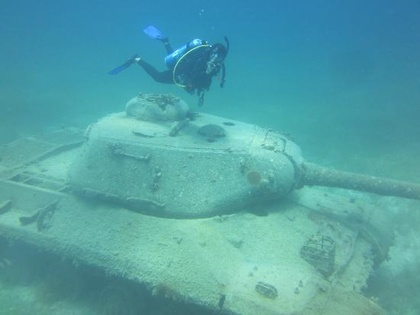
%> input picture Source code of UIER algorithms/Bayesian/Ori2.jpg, 420 x 315 px, shrunk from 550 x 412 before the run
$ octave --eval "result = main_2(imread('../Bayesian/Ori2.jpg'));"   (GNU Octave 9; MATLAB toolbox functions it lacks are replaced by stand-ins)
%> lines starting %> are read from the running program, lines starting %| are printed output that depends on the picture
### Source code of UIER algorithms/RCP/findAirlight2.m
function A = findAirlight2(img, blocksize, showFigure)
im = img;
[M, N, ~] = size(im);
point = [0,0];
y = 1;
while max(M, N) > blocksize
    [M, N, ~] = size(im);
    subim{1} = im(1:floor(M/2), 1:floor(N/2), :);
    subim{2} = im(1:floor(M/2), floor(N/2)+1:end, :);
    subim{3} = im(floor(M/2)+1:end, 1:floor(N/2), :);
    subim{4} = im(floor(M/2)+1:end, floor(N/2)+1:end, :);
    s(1) = mean2(subim{1}(:,:,1)) - std2(subim{1}(:,:,1)) + ...
        mean2(subim{1}(:,:,2)) - std2(subim{1}(:,:,2)) + ...
        mean2(subim{1}(:,:,3)) - std2(subim{1}(:,:,3));
    s(2) = mean2(subim{2}(:,:,1)) - std2(subim{2}(:,:,1)) + ...
        mean2(subim{2}(:,:,2)) - std2(subim{2}(:,:,2)) + ...
        mean2(subim{2}(:,:,3)) - std2(subim{2}(:,:,3));
    s(3) = mean2(subim{3}(:,:,1)) - std2(subim{3}(:,:,1)) + ...
        mean2(subim{3}(:,:,2)) - std2(subim{3}(:,:,2)) + ...
        mean2(subim{3}(:,:,3)) - std2(subim{3}(:,:,3));
    s(4) = mean2(subim{4}(:,:,1)) - std2(subim{4}(:,:,1)) + ...
        mean2(subim{4}(:,:,2)) - std2(subim{4}(:,:,2)) + ...
        mean2(subim{4}(:,:,3)) - std2(subim{4}(:,:,3));
    x = find(s == max(s));
    im = subim{x};
    if showFigure
        % below used for draw patch
        startpoint = [1,1;1,floor(N/2)+1;floor(M/2)+1,1;...
            floor(M/2)+1,floor(N/2)+1];
        if y > 1
            point = point + startpoint(x,:);% + [-1, -1];
        else
            point = point + startpoint(x,:);
        end
        y = y + 1;
    end
end
[M, N, ~] = size(im);
im1 = zeros(M,N);
im = double(im);
for i = 1:M
    for j = 1:N
        im1(i,j) = sqrt((im(i,j,1)-255)^2 + (im(i,j,2)-255)^2 + ...
            (im(i,j,3)-255)^2);
    end
end
[p, q] = find(im1 == min(min(im1)));
A = reshape(im(p(1),q(1),:), [1, 3]);
if showFigure
    % draw the patch in the original image
    [state,data]=draw_rect(img,point,[M,N],1);
end


% [49 lines left out: function draw_rect, not called in this run]

### Source code of UIER algorithms/RCP/minfilt2.m
function Y = minfilt2(X,varargin)
%  MINFILT2    Two-dimensional min filter
%
%     Y = MINFILT2(X,[M N]) performs two-dimensional minimum
%     filtering on the image X using an M-by-N window. The result
%     Y contains the minimun value in the M-by-N neighborhood around
%     each pixel in the original image.
%     This function uses the van Herk algorithm for min filters.
%
%     Y = MINFILT2(X,M) is the same as Y = MINFILT2(X,[M M])
%
%     Y = MINFILT2(X) uses a 3-by-3 neighborhood.
%
%     Y = MINFILT2(..., 'shape') returns a subsection of the 2D
%     filtering specified by 'shape' :
%        'full'  - Returns the full filtering result,
%        'same'  - (default) Returns the central filter area that is the
%                   same size as X,
%        'valid' - Returns only the area where no filter elements are outside
%                  the image.
%
%     See also : MAXFILT2, VANHERK
%

% Initialization
[S, shape] = parse_inputs(varargin{:});

% filtering
Y = vanherk(X,S(1),'min',shape);
Y = vanherk(Y,S(2),'min','col',shape);

%%%%%%%%%%%%%%%%%%%%%%%%%%%%%%%%%%%%%%%%%%%%%%%%%%%%%%%%%%%%%%%%%%%%%%%%%%%%%%%%%%%%%%%%%%%
function [S, shape] = parse_inputs(varargin)
shape = 'same';
flag = [0 0]; % size shape

for i = 1 : nargin
   t = varargin{i};
   if strcmp(t,'full') & flag(2) == 0
      shape = 'full';
      flag(2) = 1;
   elseif strcmp(t,'same') & flag(2) == 0
      shape = 'same';
      flag(2) = 1;
   elseif strcmp(t,'valid') & flag(2) == 0
      shape = 'valid';
      flag(2) = 1;
   elseif flag(1) == 0
      S = t;
      flag(1) = 1;
   else
      error(['Too many / Unkown parameter : ' t ])
   end
end

if flag(1) == 0
   S = [3 3];
end
if length(S) == 1;
   S(2) = S(1);
end
if length(S) ~= 2
   error('Wrong window size parameter.')
end

### Source code of UIER algorithms/RCP/vanherk.m
function Y = vanherk(X,N,TYPE,varargin)
%  VANHERK    Fast max/min 1D filter
%
%    Y = VANHERK(X,N,TYPE) performs the 1D max/min filtering of the row
%    vector X using a N-length filter.
%    The filtering type is defined by TYPE = 'max' or 'min'. This function
%    uses the van Herk algorithm for min/max filters that demands only 3
%    min/max calculations per element, independently of the filter size.
%
%    If X is a 2D matrix, each row will be filtered separately.
%
%    Y = VANHERK(...,'col') performs the filtering on the columns of X.
%
%    Y = VANHERK(...,'shape') returns the subset of the filtering specified
%    by 'shape' :
%        'full'  - Returns the full filtering result,
%        'same'  - (default) Returns the central filter area that is the
%                   same size as X,
%        'valid' - Returns only the area where no filter elements are outside
%                  the image.
%
%    X can be uint8 or double. If X is uint8 the processing is quite faster, so
%    dont't use X as double, unless it is really necessary.
%

% Initialization
[direc, shape] = parse_inputs(varargin{:});
if strcmp(direc,'col')
   X = X';
end
if strcmp(TYPE,'max')
   maxfilt = 1;
elseif strcmp(TYPE,'min')
   maxfilt = 0;
else
   error([ 'TYPE must be ' char(39) 'max' char(39) ' or ' char(39) 'min' char(39) '.'])
end

% Correcting X size
fixsize = 0;
addel = 0;
if mod(size(X,2),N) ~= 0
   fixsize = 1;
   addel = N-mod(size(X,2),N);
   if maxfilt
      f = [ X zeros(size(X,1), addel) ];
   else
      f = [X repmat(X(:,end),1,addel)];
   end
else
   f = X;
end
lf = size(f,2);
lx = size(X,2);
clear X

% Declaring aux. mat.
g = f;
h = g;

% Filling g & h (aux. mat.)
ig = 1:N:size(f,2);
ih = ig + N - 1;

g(:,ig) = f(:,ig);
h(:,ih) = f(:,ih);

if maxfilt
   for i = 2 : N
      igold = ig;
      ihold = ih;

      ig = ig + 1;
      ih = ih - 1;

      g(:,ig) = max(f(:,ig),g(:,igold));
      h(:,ih) = max(f(:,ih),h(:,ihold));
   end
else
   for i = 2 : N
      igold = ig;
      ihold = ih;

      ig = ig + 1;
      ih = ih - 1;

      g(:,ig) = min(f(:,ig),g(:,igold));
      h(:,ih) = min(f(:,ih),h(:,ihold));
   end
end
clear f

% Comparing g & h
if strcmp(shape,'full')
   ig = [ N : 1 : lf ];
   ih = [ 1 : 1 : lf-N+1 ];
   if fixsize
      if maxfilt
         Y = [ g(:,1:N-1)  max(g(:,ig), h(:,ih))  h(:,end-N+2:end-addel) ];
      else
         Y = [ g(:,1:N-1)  min(g(:,ig), h(:,ih))  h(:,end-N+2:end-addel) ];
      end
   else
      if maxfilt
         Y = [ g(:,1:N-1)  max(g(:,ig), h(:,ih))  h(:,end-N+2:end) ];
      else
         Y = [ g(:,1:N-1)  min(g(:,ig), h(:,ih))  h(:,end-N+2:end) ];
      end
   end

elseif strcmp(shape,'same')
   if fixsize
      if addel > (N-1)/2
         disp('hoi')
         ig = [ N : 1 : lf - addel + floor((N-1)/2) ];
         ih = [ 1 : 1 : lf-N+1 - addel + floor((N-1)/2)];
         if maxfilt
            Y = [ g(:,1+ceil((N-1)/2):N-1)  max(g(:,ig), h(:,ih)) ];
         else
            Y = [ g(:,1+ceil((N-1)/2):N-1)  min(g(:,ig), h(:,ih)) ];
         end
      else
         ig = [ N : 1 : lf ];
         ih = [ 1 : 1 : lf-N+1 ];
         if maxfilt
            Y = [ g(:,1+ceil((N-1)/2):N-1)  max(g(:,ig), h(:,ih))  h(:,lf-N+2:lf-N+1+floor((N-1)/2)-addel) ];
         else
            Y = [ g(:,1+ceil((N-1)/2):N-1)  min(g(:,ig), h(:,ih))  h(:,lf-N+2:lf-N+1+floor((N-1)/2)-addel) ];
         end
      end
   else % not fixsize (addel=0, lf=lx)
      ig = [ N : 1 : lx ];
      ih = [ 1 : 1 : lx-N+1 ];
      if maxfilt
         Y = [  g(:,N-ceil((N-1)/2):N-1) max( g(:,ig), h(:,ih) )  h(:,lx-N+2:lx-N+1+floor((N-1)/2)) ];
      else
         Y = [  g(:,N-ceil((N-1)/2):N-1) min( g(:,ig), h(:,ih) )  h(:,lx-N+2:lx-N+1+floor((N-1)/2)) ];
      end
   end

elseif strcmp(shape,'valid')
   ig = [ N : 1 : lx];
   ih = [ 1 : 1: lx-N+1];
   if maxfilt
      Y = [ max( g(:,ig), h(:,ih) ) ];
   else
      Y = [ min( g(:,ig), h(:,ih) ) ];
   end
end

if strcmp(direc,'col')
   Y = Y';
end
%%%%%%%%%%%%%%%%%%%%%%%%%%%%%%%%%%%%%%%%%%%%%%%%%%%%%%%%%%%%%%%%%%%%%%%%%%%%%%%%%%%%%%%%%%%
function [direc, shape] = parse_inputs(varargin)
direc = 'lin';
shape = 'same';
flag = [0 0]; % [dir shape]

for i = 1 : nargin
   t = varargin{i};
   if strcmp(t,'col') & flag(1) == 0
      direc = 'col';
      flag(1) = 1;
   elseif strcmp(t,'full') & flag(2) == 0
      shape = 'full';
      flag(2) = 1;
   elseif strcmp(t,'same') & flag(2) == 0
      shape = 'same';
      flag(2) = 1;
   elseif strcmp(t,'valid') & flag(2) == 0
      shape = 'valid';
      flag(2) = 1;
   else
      error(['Too many / Unkown parameter : ' t ])
   end
end

### Source code of UIER algorithms/RCP/guidedfilter.m
function q = guidedfilter(I, p, r, eps)
%   GUIDEDFILTER   O(1) time implementation of guided filter.
%
%   - guidance image: I (should be a gray-scale/single channel image)
%   - filtering input image: p (should be a gray-scale/single channel image)
%   - local window radius: r
%   - regularization parameter: eps

[hei, wid] = size(I);
N = boxfilter(ones(hei, wid), r); % the size of each local patch; N=(2r+1)^2 except for boundary pixels.

% imwrite(uint8(N), 'N.jpg');
% figure,imshow(N,[]),title('N');


mean_I = boxfilter(I, r) ./ N;
mean_p = boxfilter(p, r) ./ N;
mean_Ip = boxfilter(I.*p, r) ./ N;
cov_Ip = mean_Ip - mean_I .* mean_p; % this is the covariance of (I, p) in each local patch.

mean_II = boxfilter(I.*I, r) ./ N;
var_I = mean_II - mean_I .* mean_I;

a = cov_Ip ./ (var_I + eps); % Eqn. (5) in the paper;
b = mean_p - a .* mean_I; % Eqn. (6) in the paper;

mean_a = boxfilter(a, r) ./ N;
mean_b = boxfilter(b, r) ./ N;

q = mean_a .* I + mean_b; % Eqn. (8) in the paper;
end

### Source code of UIER algorithms/RCP/boxfilter.m
function imDst = boxfilter(imSrc, r)

%   BOXFILTER   O(1) time box filtering using cumulative sum
%
%   - Definition imDst(x, y)=sum(sum(imSrc(x-r:x+r,y-r:y+r)));
%   - Running time independent of r;
%   - Equivalent to the function: colfilt(imSrc, [2*r+1, 2*r+1], 'sliding', @sum);
%   - But much faster.

[hei, wid] = size(imSrc);
imDst = zeros(size(imSrc));

%cumulative sum over Y axis
imCum = cumsum(imSrc, 1);
%difference over Y axis
imDst(1:r+1, :) = imCum(1+r:2*r+1, :);
imDst(r+2:hei-r, :) = imCum(2*r+2:hei, :) - imCum(1:hei-2*r-1, :);
imDst(hei-r+1:hei, :) = repmat(imCum(hei, :), [r, 1]) - imCum(hei-2*r:hei-r-1, :);

%cumulative sum over X axis
imCum = cumsum(imDst, 2);
%difference over Y axis
imDst(:, 1:r+1) = imCum(:, 1+r:2*r+1);
imDst(:, r+2:wid-r) = imCum(:, 2*r+2:wid) - imCum(:, 1:wid-2*r-1);
imDst(:, wid-r+1:wid) = repmat(imCum(:, wid), [1, r]) - imCum(:, wid-2*r:wid-r-1);
end

### Source code of UIER algorithms/RCP/main_2.m
% clc,clear
% %load image
% num = 57; % 57,51,50,47,36,37,38
% img = load_image(num);
function J= main_2(img)
[m, n, ~] = size(img);
% get each channel and normlization
imgR = double(img(:, :, 1)) / 255;
imgG = double(img(:, :, 2)) / 255;
imgB = double(img(:, :, 3)) / 255;
% inverse red component
imgRx = 1 - imgR;
% get the saturation component
Max = reshape(max([reshape(imgR, 1, m*n); reshape(imgG, 1, m*n); ...
    reshape(imgG, 1, m*n)]), m, n);
Min = reshape(min([reshape(imgR, 1, m*n); reshape(imgG, 1, m*n); ...
    reshape(imgG, 1, m*n)]), m, n);
sat = (Max - Min) ./ Max;

% find water light
blocksize = 25;
showFigure = 0;
A = findAirlight2(cat(3, imgR, imgG, imgB), blocksize, showFigure);
%A  = findAirlight1(cat(3, imgR, imgG, imgB));

% get transmission map
% initialize the degradation parameter
if mean2(imgG) > mean2(imgB)
    Nrer = [0.8, 0.97, 0.95];
else
    Nrer = [0.8, 0.93, 0.95];
end
betar = -log(Nrer(1));
betag = -log(Nrer(2));
betab = -log(Nrer(3));

krnlsz = 10;
minRx = minfilt2(imgRx, [krnlsz, krnlsz]);
minRx(m,n) = 0;
minG = minfilt2(imgG, [krnlsz, krnlsz]);
minG(m,n) = 0;
minB = minfilt2(imgB, [krnlsz, krnlsz]);
minB(m,n) = 0;
minsat = minfilt2(sat, [krnlsz, krnlsz]);
minsat(m,n) = 0;

lambda = 0.5;
t = reshape(min([reshape(minRx/(1-A(1)), 1, m*n);...
    reshape(minG/A(2), 1, m*n); reshape(minB/A(3), 1, m*n); ...
    reshape(lambda*minsat, 1, m*n)]), m, n);
%figure,imshow(t)
r = krnlsz;
eps = 10^-6;
t = guidedfilter(double(rgb2gray(img))/255, 1 - t, r, eps);
%figure,imshow(t)
tr = t;
tg = tr.^(betag/betar);
tb = tr.^(betab/betar);

% final step
t0 = 0.1;
%Airlight = sum(A) / length(A);
Jr = (imgR - A(1)) ./ max(t, t0) + (1 - A(1)) * A(1);
%Jr = (imgR - A(1) ) ./ max(tr, t0) + Airlight;
Jr=(Jr - min(min(Jr))) / (max(max(Jr)) - min(min(Jr)));
Jg = (imgG - A(2)) ./ max(t, t0) + (1 - A(2)) * A(2);
%Jg = (imgG - A(2) ) ./ max(tg, t0) + Airlight;
Jg=(Jg - min(min(Jg))) / (max(max(Jg)) - min(min(Jg)));
Jb = (imgB - A(3)) ./ max(t, t0) + (1 - A(3)) * A(3);
%Jb = (imgB - A(3)) ./ max(tb, t0) + Airlight;
Jb=(Jb - min(min(Jb))) / (max(max(Jb)) - min(min(Jb)));
%SCB = SimplestColorBalance(cat(3,Jr,Jg,Jb));
%figure,imshow([double(img)/255, cat(3,Jr,Jg,Jb), SCB])
%figure,imshow([double(img) / 255, cat(3,Jr,Jg,Jb)])
%title('red channel')
J = cat(3,Jr,Jg,Jb);
J = uint8(J * 255);
%[meanRG, deltaRG, meanYB, deltaYB, uicm] = UICM(J)
% imshow([img,J])
% imwrite(J,'C:\Users\李鑫杰\Desktop\对比\arcp907.jpg');
%> in main_2, `sat = (Max - Min) ./ Max;`:
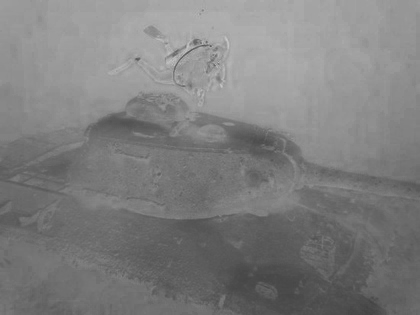
%> sat: size 315x420 double; min 0.259, max 0.8, mean 0.498
%> the loop in findAirlight2, `while max(M, N) > blocksize` made 6 passes
%> x on passes 1 to 5: 4, 3, 1, 4, 3
%> (M, N, x) on pass 6: (10, 13, 2)
%> pass 1, in findAirlight2, `im = subim{x};`:
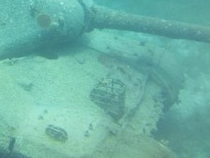
%> im: size 158x210x3 double; mean R, G, B 0.423, 0.699, 0.647
%> after the loop in findAirlight2, `while max(M, N) > blocksize`: point = [0 0]; s = [2.2 2.28 2.23 2.27]; subim = 4 items; y = 1
%> in findAirlight2, `[M, N, ~] = size(im);`: M = 5; N = 7
%> the loop in findAirlight2, `for i = 1:M` made 5 passes
%> after the loop in findAirlight2, `for i = 1:M`: im1 = [440.4 440.4 440.4 440.4 440.4 440.4 440.3; 440.4 440.4 440.3 440.3 440.3 440.3 440.3; 440.3 440.3 440.3 440.3 440.3 440.3 440.3; 440.3 440.3 440.3 440.3 440.3 440.3 440.3; 440.3 440.3 440.3 440.3 440.3 440.3 440.3]
%> in findAirlight2, `[p, q] = find(im1 == min(min(im1)));`: p = 3; q = 7
%> in findAirlight2, `A = reshape(im(p(1),q(1),:), [1, 3]);`: A = [0.624 0.894 0.824]
%> the loop in parse_inputs, `for i = 1 : nargin` made 1 pass
%> S on pass 1: [10 10]
%> after the loop in parse_inputs, `for i = 1 : nargin`: flag = [1 0]; shape = 'same'
%> in minfilt2, `[S, shape] = parse_inputs(varargin{:});`: S = [10 10]; shape = 'same'
%> the loop in parse_inputs, `for i = 1 : nargin` made 1 pass
%> t on pass 1: 'same'
%> after the loop in parse_inputs, `for i = 1 : nargin`: direc = 'lin'; flag = [0 1]; shape = 'same'
%> in vanherk, `[direc, shape] = parse_inputs(varargin{:});`: direc = 'lin'
%> in vanherk, `ig = 1:N:size(f,2);`: ig = 42 values from 1 to 411
%> in vanherk, `ih = ig + N - 1;`: ih = 42 values from 10 to 420
%> the loop in vanherk, `for i = 2 : N` made 9 passes
%> after the loop in vanherk, `for i = 2 : N`: ih = 42 values from 1 to 411
%> in vanherk, `ig = [ N : 1 : lx ];`: ig = 411 values from 10 to 420
%> in vanherk, `ih = [ 1 : 1 : lx-N+1 ];`: ih = 411 values from 1 to 411
%> the loop in parse_inputs (call 2), `for i = 1 : nargin` made 2 passes
%> the loop in vanherk (call 2), `for i = 2 : N` made 9 passes
%> the loop in parse_inputs (call 2), `for i = 1 : nargin` made 1 pass
%> call 3 of vanherk, with N = 10, TYPE = 'min'
%> in vanherk (call 3), `[direc, shape] = parse_inputs(varargin{:});`: direc = 'lin'
%> in vanherk (call 3), `ig = 1:N:size(f,2);`: ig = 42 values from 1 to 411
%> in vanherk (call 3), `ih = ig + N - 1;`: ih = 42 values from 10 to 420
%> the loop in vanherk (call 3), `for i = 2 : N` made 9 passes
%> after the loop in vanherk (call 3), `for i = 2 : N`:
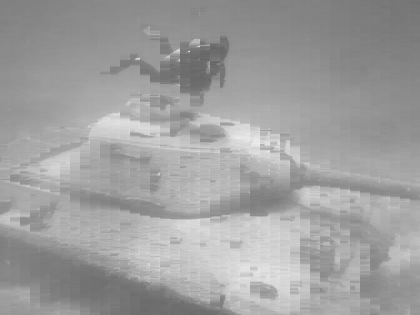
%> h: size 315x420 double; min 0.38, max 0.937, mean 0.623
%> after the loop in vanherk (call 3), `for i = 2 : N`: ih = 42 values from 1 to 411
%> in vanherk (call 3), `ig = [ N : 1 : lx ];`: ig = 411 values from 10 to 420
%> in vanherk (call 3), `ih = [ 1 : 1 : lx-N+1 ];`: ih = 411 values from 1 to 411
%> call 4 of vanherk, with N = 10, TYPE = 'min'
%> in vanherk (call 4), `[direc, shape] = parse_inputs(varargin{:});`: direc = 'col'
%> in vanherk (call 4), `f = [X repmat(X(:,end),1,addel)];`:
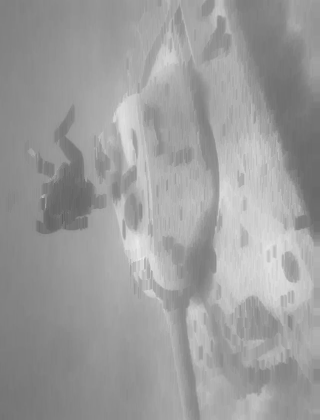
%> f: size 420x320 double; min 0.38, max 0.922, mean 0.614
%> in vanherk (call 4), `ig = 1:N:size(f,2);`: ig = 32 values from 1 to 311
%> in vanherk (call 4), `ih = ig + N - 1;`: ih = 32 values from 10 to 320
%> the loop in vanherk (call 4), `for i = 2 : N` made 9 passes
%> after the loop in vanherk (call 4), `for i = 2 : N`: ih = 32 values from 1 to 311
%> in vanherk (call 4), `ig = [ N : 1 : lf - addel + floor((N-1)/2) ];`: ig = 310 values from 10 to 319
%> in vanherk (call 4), `ih = [ 1 : 1 : lf-N+1 - addel + floor((N-1)/2)];`: ih = 310 values from 1 to 310
%> call 6 of vanherk, with N = 10, TYPE = 'min'
%> in vanherk (call 6), `[direc, shape] = parse_inputs(varargin{:});`: direc = 'col'
%> in vanherk (call 6), `ig = 1:N:size(f,2);`: ig = 32 values from 1 to 311
%> in vanherk (call 6), `ih = ig + N - 1;`: ih = 32 values from 10 to 320
%> the loop in vanherk (call 6), `for i = 2 : N` made 9 passes
%> after the loop in vanherk (call 6), `for i = 2 : N`:
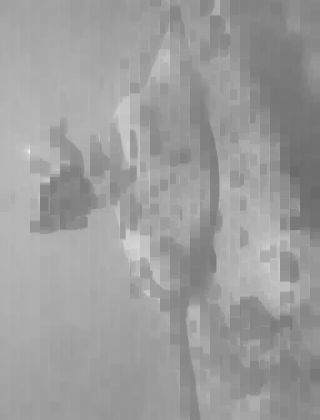
%> h: size 420x320 double; min 0.416, max 0.933, mean 0.615
%> after the loop in vanherk (call 6), `for i = 2 : N`: ih = 32 values from 1 to 311
%> in vanherk (call 6), `ig = [ N : 1 : lf - addel + floor((N-1)/2) ];`: ig = 310 values from 10 to 319
%> in vanherk (call 6), `ih = [ 1 : 1 : lf-N+1 - addel + floor((N-1)/2)];`: ih = 310 values from 1 to 310
%> in vanherk (call 6), `Y = Y';`:
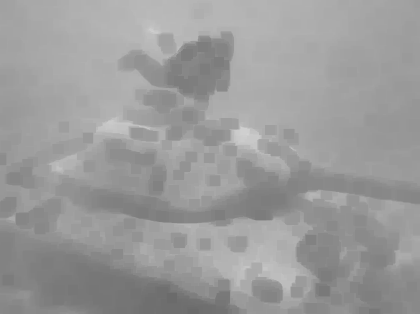
%> Y: size 314x420 double; min 0.416, max 0.827, mean 0.608; mean of the top-left, top-right, bottom-left and bottom-right quarters 0.644, 0.645, 0.555, 0.587
%> call 8 of vanherk, with N = 10, TYPE = 'min'
%> in vanherk (call 8), `[direc, shape] = parse_inputs(varargin{:});`: direc = 'col'
%> in vanherk (call 8), `ig = 1:N:size(f,2);`: ig = 32 values from 1 to 311
%> in vanherk (call 8), `ih = ig + N - 1;`: ih = 32 values from 10 to 320
%> the loop in vanherk (call 8), `for i = 2 : N` made 9 passes
%> after the loop in vanherk (call 8), `for i = 2 : N`:
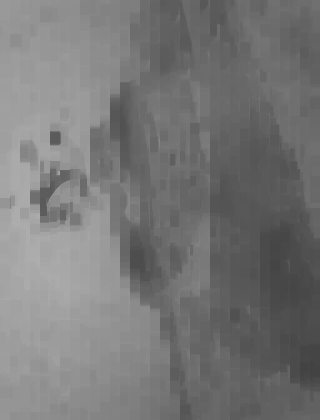
%> h: size 420x320 double; min 0.259, max 0.686, mean 0.468
%> after the loop in vanherk (call 8), `for i = 2 : N`: ih = 32 values from 1 to 311
%> in vanherk (call 8), `ig = [ N : 1 : lf - addel + floor((N-1)/2) ];`: ig = 310 values from 10 to 319
%> in vanherk (call 8), `ih = [ 1 : 1 : lf-N+1 - addel + floor((N-1)/2)];`: ih = 310 values from 1 to 310
